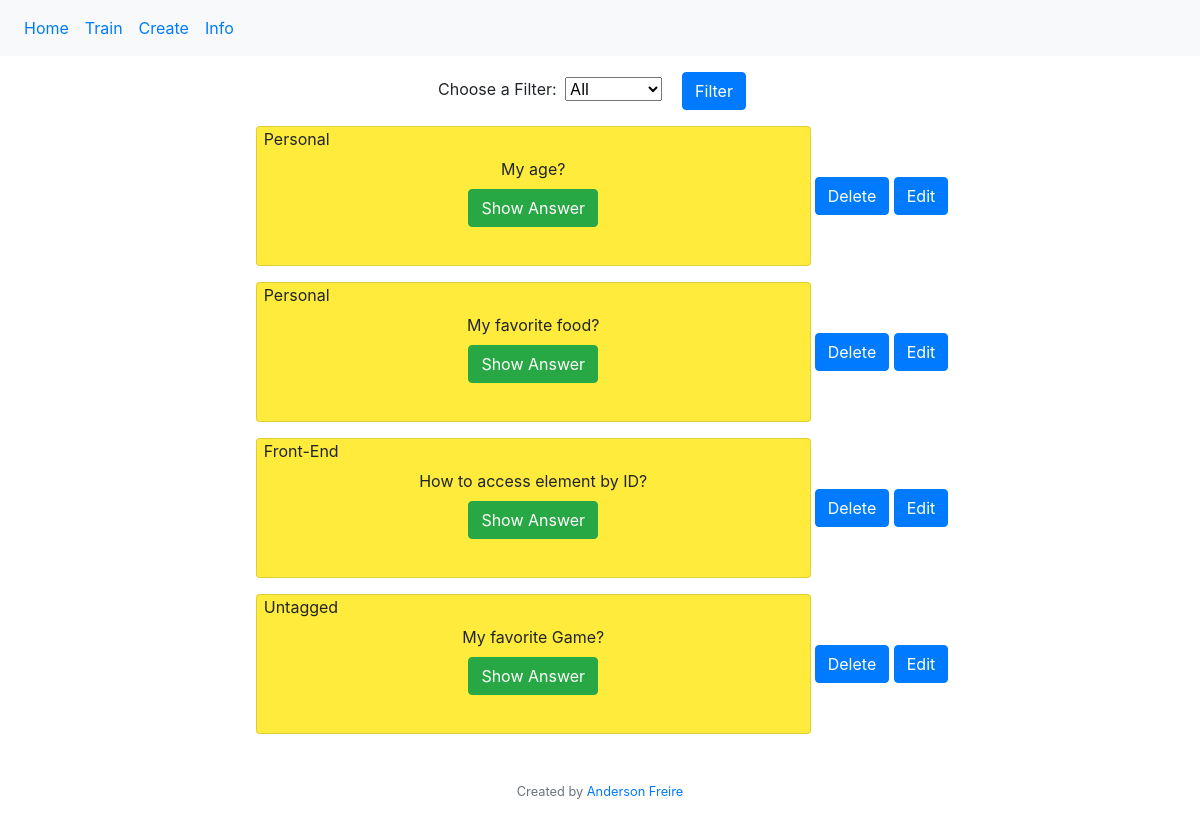
The page /train on the database its author committed.
### app.py (models this page shows)
class Card(db.Model):
    __tablename__ = 'card'
    id = db.Column(db.Integer, primary_key=True)
    question = db.Column(db.String, unique=True, nullable=False)
    answer = db.Column(db.String, nullable=False)
    tag = db.Column(db.String)

### app.py (the view)
@app.route("/train", methods=["GET", "POST"])
def train():
    if request.method == "POST":
        filter = request.form.get("filter")
        if filter == "all":
            cards = db.session.execute(db.select(Card)).scalars()
        else:
            cards = db.session.execute(db.select(Card).where(Card.tag == filter)).scalars()
    else:
        cards = db.session.execute(db.select(Card)).scalars()
    tags = db.session.execute(db.select(Card.tag).distinct().order_by(Card.tag)).scalars()
    return render_template("base.html", cards=cards, tags=tags)

### templates/base.html (shortened to what this page needs)
{% extends "layout.html" %}
{% block main %}
      <form action="/train" method="post">
        <div class="my-3 mx-3" style="text-align: center">
          <label for="filter">Choose a Filter:</label>
          <select class="mx-1" id="filter" name="filter">
            <option value="all">All</option>
          <input type="submit" value="Filter" class="btn btn-primary mx-3">
        </div>
      </form>
    {% for card in cards %}
      <div class="container d-flex justify-content-center align-items-center my-3">
        <div class="card w-50 mx-1 align-items-center justify-content-center" style="background-color: #FFEB3B; min-height: 140px;">
          <div style="position: absolute; top: 0; left: 7px;">
             {{ card.tag }}
          </div>
          <div>
            {{ card.question }}
          </div>
          <div class="my-2">
            <button type="button" class="btn btn-success" onclick="showAnswer('{{ card.id | tojson | safe }}', this)">Show Answer</button>
          </div>
        </div>
        <div>
          <a class="btn btn-primary" href="/delete/{{ card.id }}">Delete</a>
          <a class="btn btn-primary" href="/edit/{{ card.id }}">Edit</a>
        </div>
      </div>
    {% endfor %}
{% endblock %}

### rows shown on the page
Card: tag "Personal", question "My age?"
Card: tag "Personal", question "My favorite food?"
Card: tag "Front-End", question "How to access element by ID?"
Card: tag "Untagged", question "My favorite Game?"
